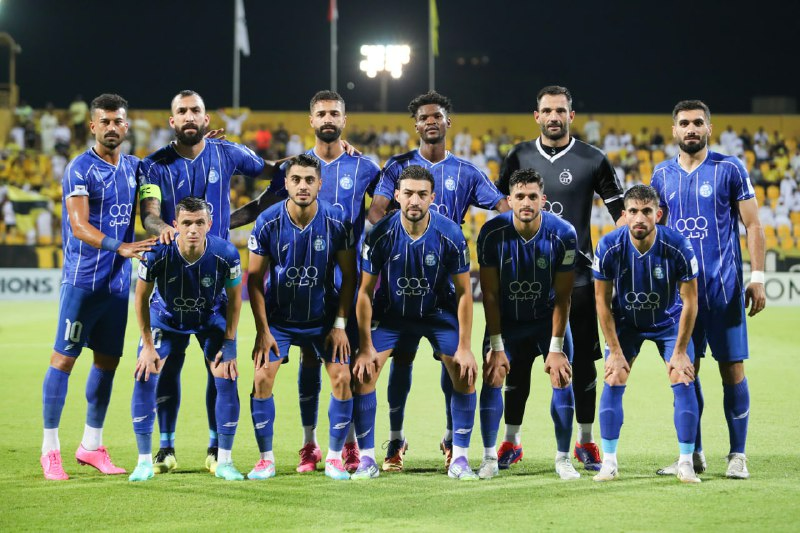
#> input picture e.png, 800 x 533 px
$ python cv22.py
#> lines starting #> are read from the running program, lines starting #| are printed output that depends on the picture; after the words box and inside, x2 and y2 are one past the last pixel; in counts of white or black regions, pixels touching at a corner belong together
import cv2 as cv
import numpy as np
import matplotlib.pyplot as plt

img=cv.imread("e.png")
#> img is the input picture: shape (533, 800, 3); mean B, G, R 91.8, 106.3, 98.2
#cv.imshow("Original", img)

# plt.imshow(img)
# plt.show()


blank = np.zeros(img.shape[:2],dtype="uint8")
# [129 lines of commented-out code are left out]
gray=cv.cvtColor(img,cv.COLOR_BGR2GRAY)
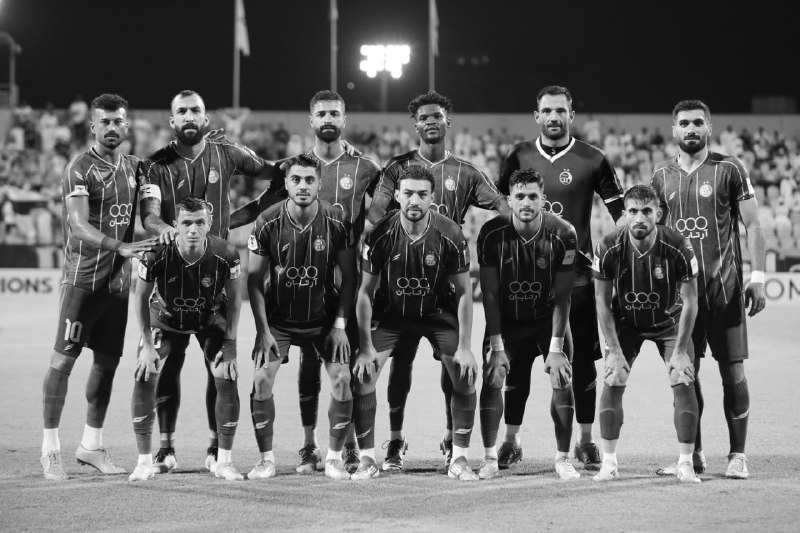
#> gray: shape (533, 800); min 0, max 255, mean 102.3
cv.imshow("gray",gray)

hear_cascade=cv.CascadeClassifier("face.xml")
faces_rect=hear_cascade.detectMultiScale(gray,scaleFactor=1.1,minNeighbors=3)
#> faces_rect = [[37, 115, 30, 30], [413, 102, 37, 37], [167, 94, 45, 45], [308, 99, 41, 41], [92, 107, 39, 39], [503, 179, 47, 47], [530, 93, 49, 49], [670, 108, 42, 42], [280, 162, 46, 46], [394, 177, 44, 44], [617, 195, 47, 47], [174, 207, 41, 41]]
print(f'number of face found: {len(faces_rect)}')
#| number of face found: 12

for (x,y,w,h) in faces_rect:
    cv.rectangle(img,(x,y),(x+w,y+h),(0,255,0),thickness=2)
#> this loop made 12 passes
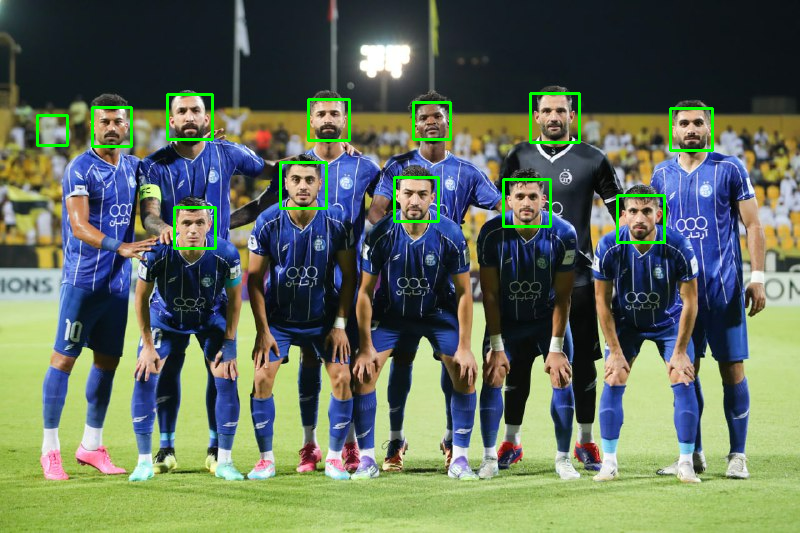
#> img: shape (533, 800, 3); 1.42% of pixels changed, all inside (x1, y1, x2, y2) = (36, 92, 714, 250)
cv.imshow("face",img)

cv.waitKey(0)
cv.destroyAllWindows()

$ run again, with 2.jpg saved as e.png
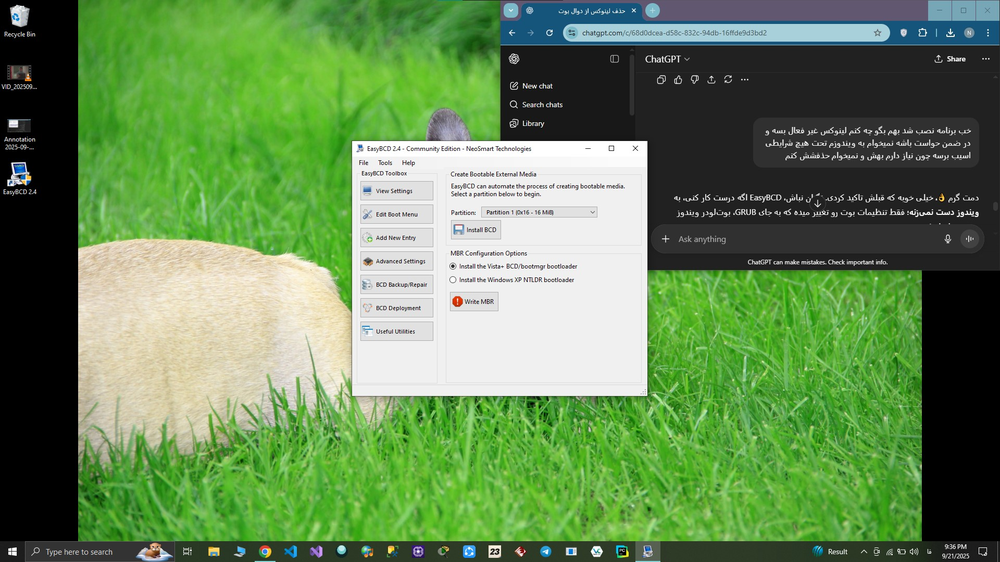
#> input picture 2.jpg, 1000 x 562 px, shrunk from 1920 x 1080 before the run
#> img is the input picture: shape (562, 1000, 3); mean B, G, R 86.1, 135.6, 101.1
#> `gray=cv.cvtColor(img,cv.COLOR_BGR2GRAY)`:
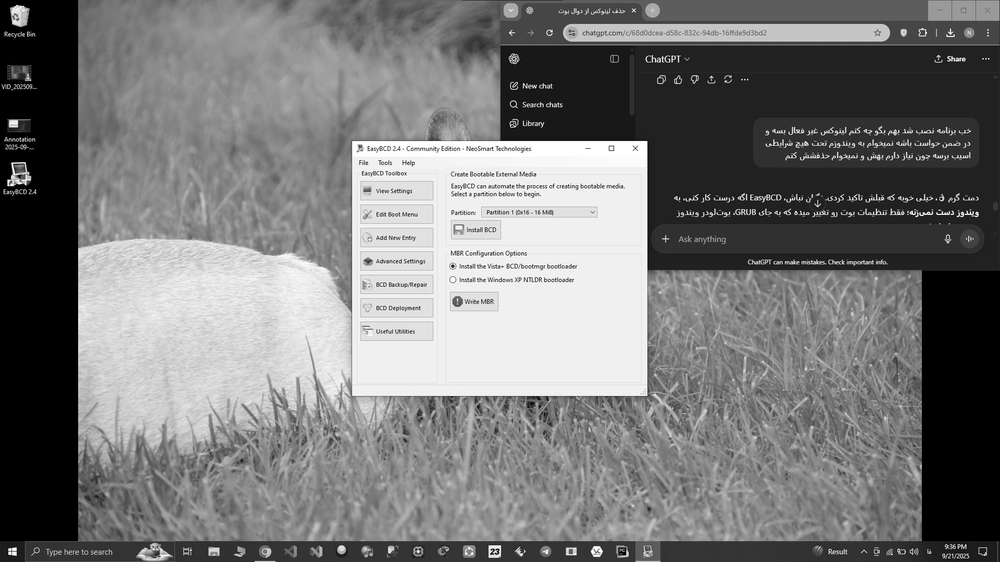
#> gray: shape (562, 1000); min 0, max 255, mean 119.6
#> faces_rect = ()
#| number of face found: 0
